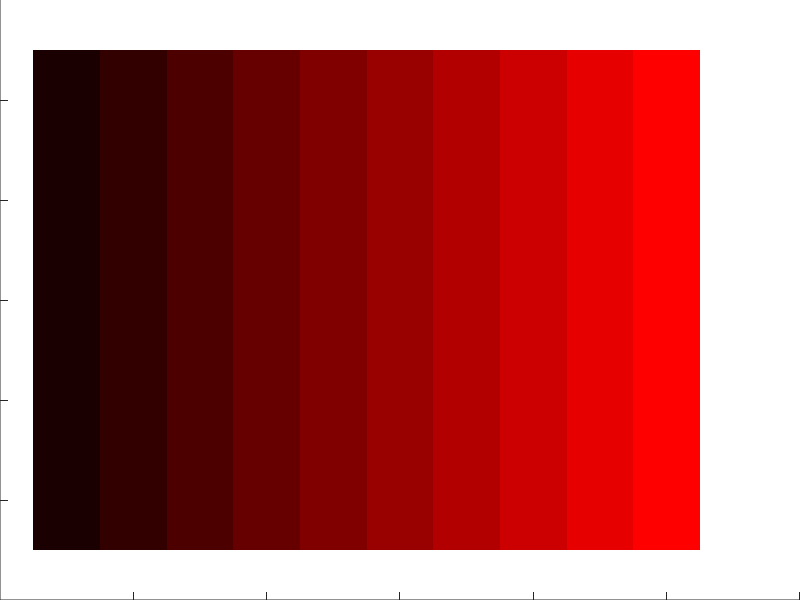

MATLAB code for this plot: (Note: this script raises an error after producing the figure.)
% test_gen_marker_plots_assumptions.m -- check, on this MATLAB, every assumption
% gen_marker_plots_dtc.m rests on.
%
% Each of these was reasoned about on the WSL edit host, where there is no
% MATLAB, so none of them was verified before the script was written. Run this
% once on the execution host; anything that reports FAIL is a real defect in
% gen_marker_plots_dtc.m, not in this file.
%
%   test_gen_marker_plots_assumptions                     % everything but 7-8
%   test_gen_marker_plots_assumptions('<path to subslice_definitions.mat>')
%
% Writes nothing outside tempdir and leaves no figures open.

function test_gen_marker_plots_assumptions(defs_path)
if nargin < 1, defs_path = ''; end
fprintf('MATLAB %s\n\n', version);
n_fail = 0;

% -- 1. count k lands in colormap level k -----------------------------------
% The whole discrete-legend design depends on clim([0.5 K+0.5]) against a K-row
% colormap mapping integer k to row k. Measured by rendering and reading pixels
% back, not by re-deriving MATLAB's documented index formula.
K = 10;
cmap = [(1:K)'/K, zeros(K, 1), zeros(K, 1)];      % row k = [k/K 0 0], distinct
f = figure('Visible', 'off', 'Position', [10 10 K*20 40]);
ax = axes('Parent', f, 'Position', [0 0 1 1]);
image(ax, 'CData', 1:K, 'CDataMapping', 'scaled');
colormap(ax, cmap); clim(ax, [0.5, K + 0.5]);
axis(ax, 'off'); xlim(ax, [0.5 K+0.5]); ylim(ax, [0.5 1.5]);
frame = getframe(ax); px = frame.cdata;
mid = round(size(px, 1) / 2);
got = zeros(1, K);
for k = 1:K
    col = round((k - 0.5) / K * size(px, 2));
    col = min(max(col, 1), size(px, 2));
    got(k) = round(double(px(mid, col, 1)) / 255 * K);
end
close(f);
n_fail = report(isequal(got, 1:K), 'count k renders in colormap level k', ...
    sprintf('levels read back: %s', mat2str(got)), n_fail);

% -- 2. cb.Limits crops without changing the data mapping -------------------
f = figure('Visible', 'off');
ax = axes('Parent', f); colormap(ax, cmap); clim(ax, [0.5, K + 0.5]);
cb = colorbar(ax); before = clim(ax);
cb.Limits = [3.5, K + 0.5]; cb.Ticks = 4:K;
after = clim(ax);
ok = isequal(before, after) && isequal(cb.Limits, [3.5, K + 0.5]);
close(f);
n_fail = report(ok, 'setting cb.Limits leaves axes CLim untouched (no re-shading)', ...
    sprintf('CLim %s -> %s, cb.Limits %s', mat2str(before), mat2str(after), ...
    mat2str(cb.Limits)), n_fail);

% -- 3. CreateFcn set after creation does not fire, and the .fig opens visible
f = figure('Visible', 'off');
set(f, 'CreateFcn', 'set(gcbo,''Visible'',''on'')');
fired_early = strcmp(get(f, 'Visible'), 'on');
tmp = [tempname '.fig'];
savefig(f, tmp); close(f);
g = openfig(tmp); vis = get(g, 'Visible'); close(g); delete(tmp);
n_fail = report(~fired_early && strcmp(vis, 'on'), ...
    'CreateFcn does not fire on set, and a reopened .fig is visible', ...
    sprintf('fired at set: %d, reopened Visible: %s', fired_early, vis), n_fail);

% -- 4. an empty %s argument truncates the rest of an fprintf template ------
s = evalc('fprintf(''A%sB\n'', repmat('' x'', 1, 0));');
n_fail = report(~contains(s, 'B'), ...
    'fprintf drops the rest of the template when a %s argument is empty', ...
    sprintf('produced %s', mat2str(s)), n_fail);

% -- 5. row == scalar & column implicitly expands to N-by-N -----------------
row = 1:4; colmask = true(4, 1);
sz = size(row == 1 & colmask);
n_fail = report(isequal(sz, [4 4]), ...
    'a row-shaped mask against a column expands to N-by-N instead of erroring', ...
    sprintf('size = %s', mat2str(sz)), n_fail);

% -- 6. xlim rejects a zero-width span --------------------------------------
f = figure('Visible', 'off'); ax = axes('Parent', f); threw = false;
try, xlim(ax, [5 5]); catch, threw = true; end
close(f);
n_fail = report(threw, 'xlim errors on a zero-width span (pad_span is needed)', ...
    sprintf('threw = %d', threw), n_fail);

% -- 7. scatter tolerates empty data and does not read a 3-row CData as RGB -
f = figure('Visible', 'off'); ax = axes('Parent', f);
ok_empty = true;
try, scatter(ax, zeros(0,1), zeros(0,1), 5, zeros(0,1), 'filled'); ...
catch, ok_empty = false; end
h = scatter(ax, [1;2;3], [1;2;3], 5, [1;2;3], 'filled');
three_is_cdata = size(h.CData, 2) == 1;
close(f);
n_fail = report(ok_empty, 'scatter accepts empty data', ...
    sprintf('ok = %d', ok_empty), n_fail);
n_fail = report(three_is_cdata, ...
    'a 3-element COLUMN CData stays colormapped, not read as one RGB triplet', ...
    sprintf('CData is %s', mat2str(size(h.CData))), n_fail);

% -- 8. what the definitions file actually looks like in MATLAB -------------
if isempty(defs_path)
    fprintf('  SKIP  subslice_info shape -- pass the path to subslice_definitions.mat\n');
elseif ~isfile(defs_path)
    fprintf('  SKIP  subslice_info shape -- not found: %s\n', defs_path);
else
    d = load(defs_path); si = d.subslice_info;
    n_fail = report(iscell(si), ...
        'subslice_info is a CELL (so entries need {i}, not (i))', ...
        sprintf('class = %s, size = %s', class(si), mat2str(size(si))), n_fail);
    if iscell(si), e = si{1}; else, e = si(1); end
    fl = e.fov_list;
    n_fail = report(ischar(fl), ...
        'fov_list is a CHAR MATRIX (so (:) would scramble it)', ...
        sprintf('class = %s, size = %s', class(fl), mat2str(size(fl))), n_fail);
    if ischar(fl)
        names = cellstr(fl);
        scrambled = fl(:)';
        fprintf('        fov_list(:) would give: %s...\n', scrambled(1:min(30, end)));
        fprintf('        cellstr gives %d name(s), first: %s\n', numel(names), names{1});
        pad = setdiff(double(fl(1, :)), double(strtrim(fl(1, :))));
        if ~isempty(pad)
            fprintf('        padding code point(s): %s (32 = space, 0 = NUL)\n', mat2str(pad));
        end
    end
end

fprintf('\n%d failure(s)\n', n_fail);
end

function n_fail = report(ok, what, detail, n_fail)
if ok
    fprintf('  PASS  %s\n', what);
else
    fprintf('  FAIL  %s\n        %s\n', what, detail);
    n_fail = n_fail + 1;
end
end
